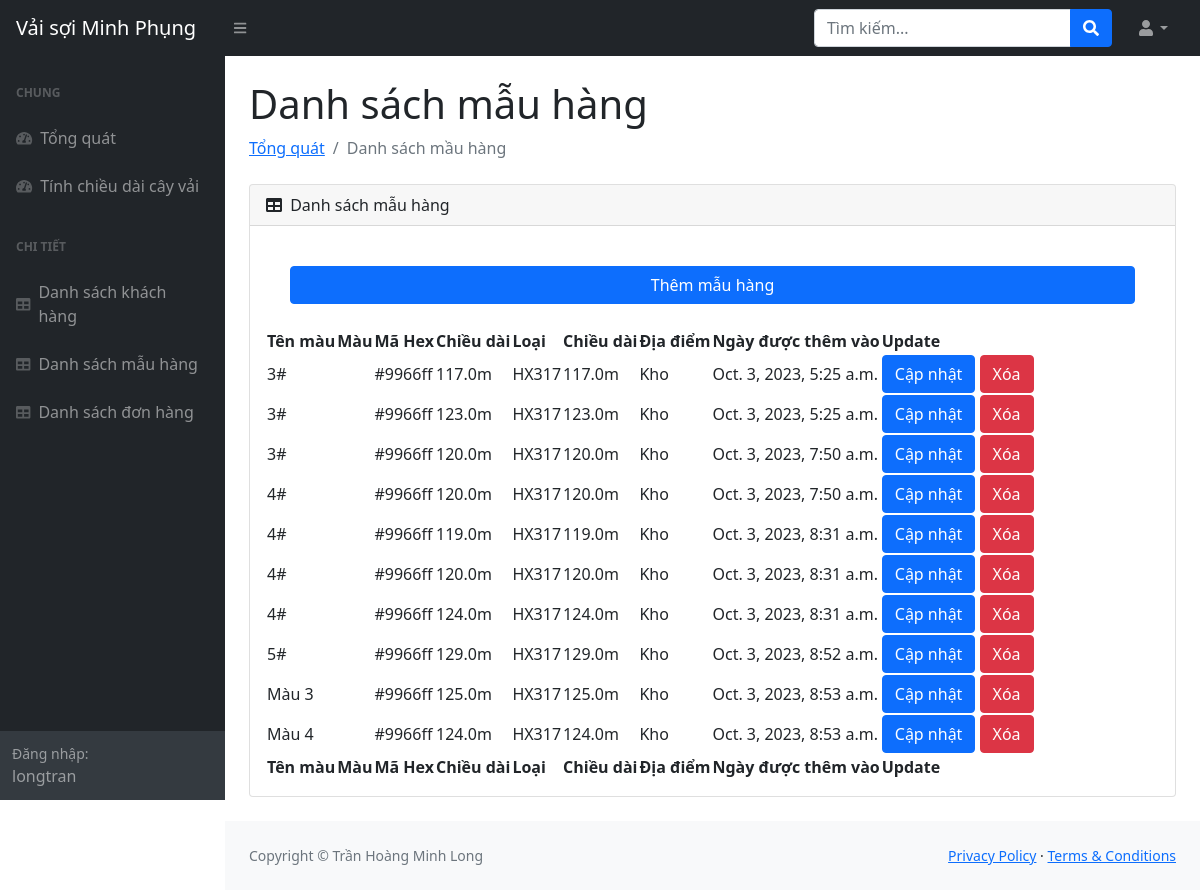
Before: /productTable (signed in) with the older database file.
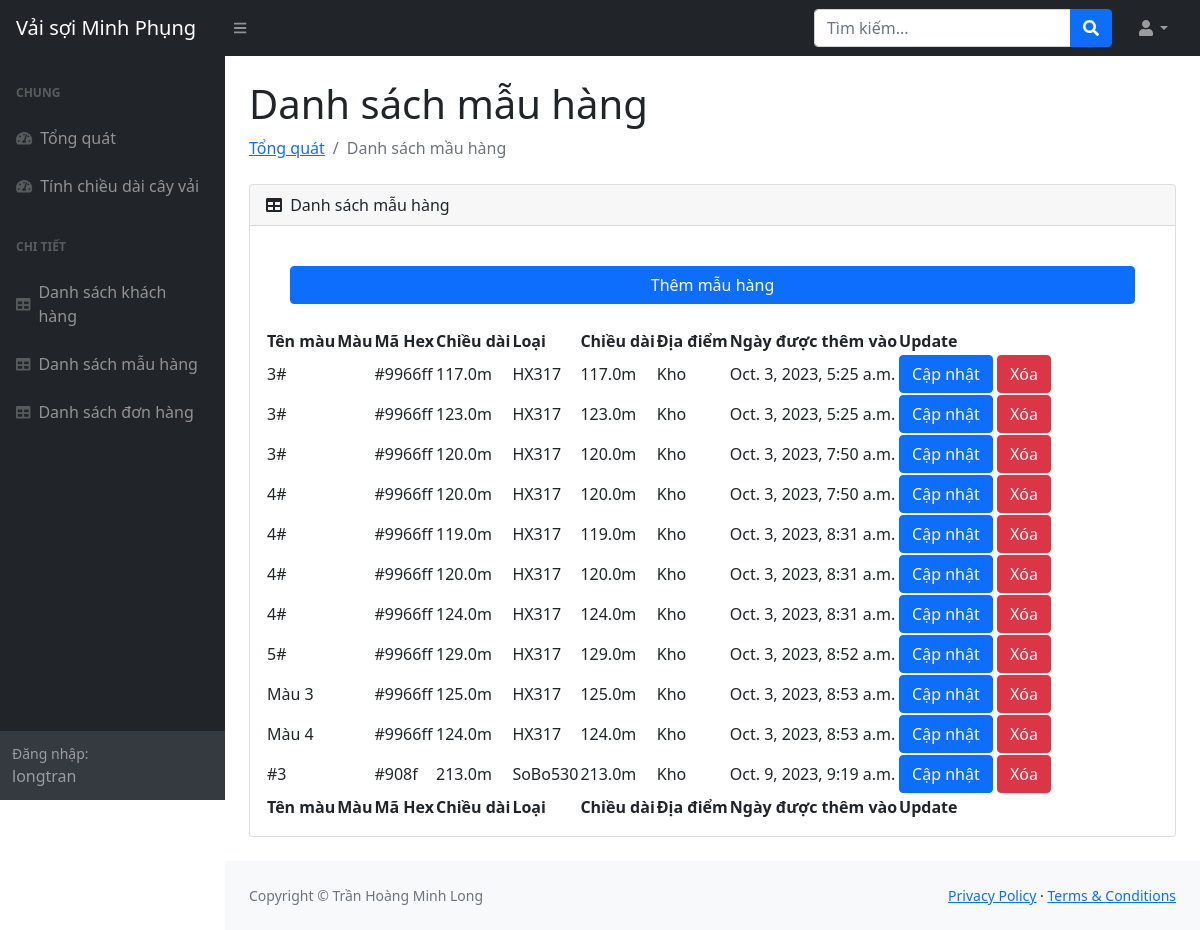
After: the same page with the newer database file.
### management/models.py (models this page shows, shortened)
class Product(models.Model):
    measurement_unit_choices = [
        ('m', 'meter'),
        ('y', 'yard'),
    ]
    product_id = models.BigAutoField(primary_key=True)
    color = models.CharField(max_length=64)
    hexcolor = models.CharField(max_length=64)
    length = models.FloatField()
    measurement_unit = models.CharField(max_length = 64, choices = measurement_unit_choices)
    type = models.CharField(max_length=64)
    location = models.CharField(max_length=64, null=True)
    measurement_unit = models.CharField(max_length=64, choices=measurement_unit_choices)
    product_date = models.DateTimeField(auto_now_add=True, null=True)

### management/decorators.py (the view)
        def wrapper_func(request, *args, **kwargs):
            group = None
            if request.user.groups.exists():
                group = request.user.groups.all()[0].name
            if group in allowed_roles:
                return view_func(request, *args, **kwargs)
            else:
                return HttpResponse("Bạn không có quyền truy cập")

### management/views.py (called while the page is built)
@login_required(login_url="login")
@allowed_users(allowed_roles=["admin"])
def productTable(request):
    product = Product.objects.all()
    context = {
        "product": product,
    }
    return render(request, "management/tables/productTable.html", context)

### management/templates/management/tables/productTable.html
{% extends 'management/main.html' %} {%block content%}
<main>
  <div class="container-fluid px-4">
    <h1 class="mt-4">Danh sách mẫu hàng</h1>
    <ol class="breadcrumb mb-4">
      <li class="breadcrumb-item"><a href="home">Tổng quát</a></li>
      <li class="breadcrumb-item active">Danh sách mầu hàng</li>
    </ol>
    <div class="card mb-4">
      <div class="card-header">
        <i class="fas fa-table me-1"></i>
        Danh sách mẫu hàng
      </div>
      <div class="card-body">
        <div class="d-grid gap-2">
          <a
            href="{% url 'formProduct'%}"
            class="m-4 btn btn-primary"
            role="button"
            >Thêm mẫu hàng</a
          >
        </div>
        <table id="datatablesSimple">
          <thead>
            <tr>
              <th>Tên màu</th>
              <th>Màu</th>
              <th>Mã Hex</th>
              <th>Chiều dài</th>
              <th>Loại</th>
              <th>Chiều dài</th>
              <th>Địa điểm</th>
              <th>Ngày được thêm vào</th>
              <th>Update</th>
            </tr>
          </thead>
          <tfoot>
            <tr>
              <th>Tên màu</th>
              <th>Màu</th>
              <th>Mã Hex</th>
              <th>Chiều dài</th>
              <th>Loại</th>
              <th>Chiều dài</th>
              <th>Địa điểm</th>
              <th>Ngày được thêm vào</th>
              <th>Update</th>
            </tr>
          </tfoot>
          <tbody>
            {% for product in product %}
            <tr>
              <td>{{product.color}}</td>
              <td style="background-color:#{{product.hexcolor}};"></td>
              <td>{{product.hexcolor}}</td>
              <td>{{product.length}}{{product.measurement_unit}}</td>
              <td>{{product.type}}</td>
              <td>{{product.length}}{{product.measurement_unit}}</td>
              <td>{{product.location}}</td>
              <td>{{product.product_date}}</td>
              <td>
                <a
                  href="{% url 'updateProduct' product.product_id %}"
                  class="btn btn-primary"
                  >Cập nhật</a
                >
                <a
                  href="{% url 'deleteProduct' product.product_id %}"
                  class="btn btn-danger"
                  >Xóa</a
                >
              </td>
            </tr>
            {% endfor %}
          </tbody>
        </table>
      </div>
    </div>
  </div>
</main>
{%endblock%}

Changed rows visible on the page:
added Product: color "#3", hexcolor "#908f", length "213.0", measurement_unit "m", type "SoBo530", location "Kho", product_date "Oct. 9, 2023, 9:19 a.m."
